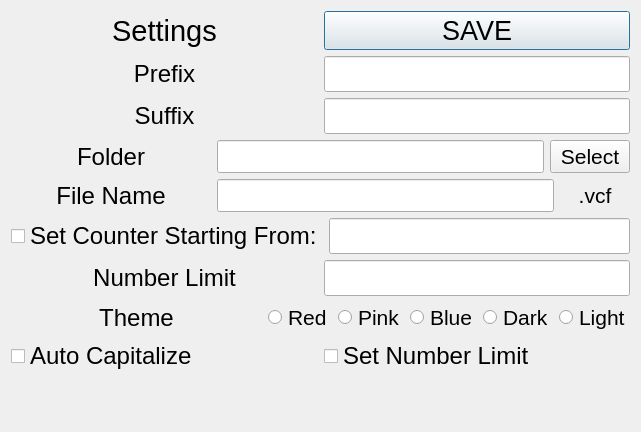
<?xml version="1.0" encoding="UTF-8"?>
<ui version="4.0">
 <class>settings</class>
 <widget class="QDialog" name="settings">
  <property name="geometry">
   <rect>
    <x>0</x>
    <y>0</y>
    <width>641</width>
    <height>432</height>
   </rect>
  </property>
  <property name="sizePolicy">
   <sizepolicy hsizetype="Preferred" vsizetype="Preferred">
    <horstretch>0</horstretch>
    <verstretch>0</verstretch>
   </sizepolicy>
  </property>
  <property name="minimumSize">
   <size>
    <width>500</width>
    <height>0</height>
   </size>
  </property>
  <property name="maximumSize">
   <size>
    <width>100000</width>
    <height>432</height>
   </size>
  </property>
  <property name="windowTitle">
   <string>Settings</string>
  </property>
  <layout class="QFormLayout" name="formLayout">
   <item row="1" column="0" colspan="2">
    <layout class="QHBoxLayout" name="horizontalLayout">
     <item>
      <widget class="QLabel" name="prefixLabel">
       <property name="font">
        <font>
         <pointsize>18</pointsize>
        </font>
       </property>
       <property name="text">
        <string>Prefix</string>
       </property>
       <property name="alignment">
        <set>Qt::AlignCenter</set>
       </property>
      </widget>
     </item>
     <item>
      <widget class="QLineEdit" name="prefixEntry">
       <property name="sizePolicy">
        <sizepolicy hsizetype="Preferred" vsizetype="Fixed">
         <horstretch>0</horstretch>
         <verstretch>0</verstretch>
        </sizepolicy>
       </property>
       <property name="font">
        <font>
         <pointsize>18</pointsize>
        </font>
       </property>
       <property name="text">
        <string/>
       </property>
       <property name="alignment">
        <set>Qt::AlignCenter</set>
       </property>
      </widget>
     </item>
    </layout>
   </item>
   <item row="2" column="0" colspan="2">
    <layout class="QHBoxLayout" name="horizontalLayout_2">
     <item>
      <widget class="QLabel" name="suffixLabel">
       <property name="sizePolicy">
        <sizepolicy hsizetype="Preferred" vsizetype="Preferred">
         <horstretch>0</horstretch>
         <verstretch>0</verstretch>
        </sizepolicy>
       </property>
       <property name="font">
        <font>
         <pointsize>18</pointsize>
        </font>
       </property>
       <property name="text">
        <string>Suffix</string>
       </property>
       <property name="alignment">
        <set>Qt::AlignCenter</set>
       </property>
      </widget>
     </item>
     <item>
      <widget class="QLineEdit" name="suffixEntry">
       <property name="sizePolicy">
        <sizepolicy hsizetype="Preferred" vsizetype="Fixed">
         <horstretch>0</horstretch>
         <verstretch>0</verstretch>
        </sizepolicy>
       </property>
       <property name="font">
        <font>
         <pointsize>18</pointsize>
        </font>
       </property>
       <property name="alignment">
        <set>Qt::AlignCenter</set>
       </property>
      </widget>
     </item>
    </layout>
   </item>
   <item row="6" column="0" colspan="2">
    <layout class="QHBoxLayout" name="horizontalLayout_3">
     <item>
      <widget class="QLabel" name="numberLockEntryLabel">
       <property name="font">
        <font>
         <pointsize>18</pointsize>
        </font>
       </property>
       <property name="text">
        <string>Number Limit</string>
       </property>
       <property name="alignment">
        <set>Qt::AlignCenter</set>
       </property>
      </widget>
     </item>
     <item>
      <widget class="QLineEdit" name="numberLockEntry">
       <property name="sizePolicy">
        <sizepolicy hsizetype="Preferred" vsizetype="Fixed">
         <horstretch>0</horstretch>
         <verstretch>0</verstretch>
        </sizepolicy>
       </property>
       <property name="font">
        <font>
         <pointsize>18</pointsize>
        </font>
       </property>
       <property name="alignment">
        <set>Qt::AlignCenter</set>
       </property>
      </widget>
     </item>
    </layout>
   </item>
   <item row="8" column="0" colspan="2">
    <layout class="QHBoxLayout" name="horizontalLayout_4">
     <item>
      <widget class="QCheckBox" name="capitalizeCheckBox">
       <property name="enabled">
        <bool>true</bool>
       </property>
       <property name="sizeIncrement">
        <size>
         <width>0</width>
         <height>0</height>
        </size>
       </property>
       <property name="font">
        <font>
         <pointsize>18</pointsize>
        </font>
       </property>
       <property name="cursor">
        <cursorShape>PointingHandCursor</cursorShape>
       </property>
       <property name="text">
        <string>Auto Capitalize</string>
       </property>
      </widget>
     </item>
     <item>
      <widget class="QCheckBox" name="numberLimitCheckBox">
       <property name="font">
        <font>
         <pointsize>18</pointsize>
        </font>
       </property>
       <property name="cursor">
        <cursorShape>PointingHandCursor</cursorShape>
       </property>
       <property name="text">
        <string>Set Number Limit</string>
       </property>
      </widget>
     </item>
    </layout>
   </item>
   <item row="7" column="0" colspan="2">
    <layout class="QHBoxLayout" name="horizontalLayout_5">
     <item>
      <widget class="QLabel" name="themeLabel">
       <property name="minimumSize">
        <size>
         <width>100</width>
         <height>0</height>
        </size>
       </property>
       <property name="font">
        <font>
         <pointsize>18</pointsize>
        </font>
       </property>
       <property name="text">
        <string>Theme</string>
       </property>
       <property name="alignment">
        <set>Qt::AlignCenter</set>
       </property>
      </widget>
     </item>
     <item>
      <widget class="QRadioButton" name="redThemeRadioButton">
       <property name="sizePolicy">
        <sizepolicy hsizetype="Maximum" vsizetype="Maximum">
         <horstretch>0</horstretch>
         <verstretch>0</verstretch>
        </sizepolicy>
       </property>
       <property name="font">
        <font>
         <pointsize>16</pointsize>
        </font>
       </property>
       <property name="cursor">
        <cursorShape>PointingHandCursor</cursorShape>
       </property>
       <property name="text">
        <string>Red</string>
       </property>
      </widget>
     </item>
     <item>
      <widget class="QRadioButton" name="pinkThemeRadioButton">
       <property name="sizePolicy">
        <sizepolicy hsizetype="Maximum" vsizetype="Maximum">
         <horstretch>0</horstretch>
         <verstretch>0</verstretch>
        </sizepolicy>
       </property>
       <property name="font">
        <font>
         <pointsize>16</pointsize>
        </font>
       </property>
       <property name="cursor">
        <cursorShape>PointingHandCursor</cursorShape>
       </property>
       <property name="text">
        <string>Pink</string>
       </property>
      </widget>
     </item>
     <item>
      <widget class="QRadioButton" name="blueThemeRadioButton">
       <property name="sizePolicy">
        <sizepolicy hsizetype="Maximum" vsizetype="Maximum">
         <horstretch>0</horstretch>
         <verstretch>0</verstretch>
        </sizepolicy>
       </property>
       <property name="font">
        <font>
         <pointsize>16</pointsize>
        </font>
       </property>
       <property name="cursor">
        <cursorShape>PointingHandCursor</cursorShape>
       </property>
       <property name="text">
        <string>Blue</string>
       </property>
      </widget>
     </item>
     <item>
      <widget class="QRadioButton" name="darkThemeRadioButton">
       <property name="sizePolicy">
        <sizepolicy hsizetype="Maximum" vsizetype="Maximum">
         <horstretch>0</horstretch>
         <verstretch>0</verstretch>
        </sizepolicy>
       </property>
       <property name="font">
        <font>
         <pointsize>16</pointsize>
        </font>
       </property>
       <property name="cursor">
        <cursorShape>PointingHandCursor</cursorShape>
       </property>
       <property name="text">
        <string>Dark</string>
       </property>
      </widget>
     </item>
     <item>
      <widget class="QRadioButton" name="lightThemeRadioButton">
       <property name="sizePolicy">
        <sizepolicy hsizetype="Fixed" vsizetype="Fixed">
         <horstretch>0</horstretch>
         <verstretch>0</verstretch>
        </sizepolicy>
       </property>
       <property name="font">
        <font>
         <pointsize>16</pointsize>
        </font>
       </property>
       <property name="cursor">
        <cursorShape>PointingHandCursor</cursorShape>
       </property>
       <property name="text">
        <string>Light</string>
       </property>
      </widget>
     </item>
    </layout>
   </item>
   <item row="4" column="0" colspan="2">
    <layout class="QHBoxLayout" name="horizontalLayout_6">
     <item>
      <widget class="QLabel" name="fileNameLabel">
       <property name="minimumSize">
        <size>
         <width>200</width>
         <height>0</height>
        </size>
       </property>
       <property name="font">
        <font>
         <pointsize>18</pointsize>
        </font>
       </property>
       <property name="text">
        <string>File Name</string>
       </property>
       <property name="alignment">
        <set>Qt::AlignCenter</set>
       </property>
      </widget>
     </item>
     <item>
      <widget class="QLineEdit" name="fileNameEntry">
       <property name="font">
        <font>
         <pointsize>16</pointsize>
        </font>
       </property>
       <property name="focusPolicy">
        <enum>Qt::ClickFocus</enum>
       </property>
       <property name="alignment">
        <set>Qt::AlignCenter</set>
       </property>
      </widget>
     </item>
     <item>
      <widget class="QLabel" name="vcfLabel">
       <property name="sizePolicy">
        <sizepolicy hsizetype="Preferred" vsizetype="Preferred">
         <horstretch>0</horstretch>
         <verstretch>0</verstretch>
        </sizepolicy>
       </property>
       <property name="minimumSize">
        <size>
         <width>70</width>
         <height>0</height>
        </size>
       </property>
       <property name="font">
        <font>
         <pointsize>16</pointsize>
        </font>
       </property>
       <property name="text">
        <string>.vcf</string>
       </property>
       <property name="alignment">
        <set>Qt::AlignCenter</set>
       </property>
      </widget>
     </item>
    </layout>
   </item>
   <item row="0" column="0" colspan="2">
    <layout class="QHBoxLayout" name="horizontalLayout_7">
     <item>
      <widget class="QLabel" name="settingsLabel">
       <property name="font">
        <font>
         <pointsize>22</pointsize>
        </font>
       </property>
       <property name="text">
        <string>Settings</string>
       </property>
       <property name="alignment">
        <set>Qt::AlignCenter</set>
       </property>
      </widget>
     </item>
     <item>
      <widget class="QPushButton" name="saveButton">
       <property name="font">
        <font>
         <pointsize>20</pointsize>
        </font>
       </property>
       <property name="cursor">
        <cursorShape>PointingHandCursor</cursorShape>
       </property>
       <property name="text">
        <string>SAVE</string>
       </property>
      </widget>
     </item>
    </layout>
   </item>
   <item row="5" column="0" colspan="2">
    <layout class="QHBoxLayout" name="horizontalLayout_8">
     <item>
      <widget class="QCheckBox" name="counterCheckBox">
       <property name="font">
        <font>
         <pointsize>18</pointsize>
        </font>
       </property>
       <property name="text">
        <string>Set Counter Starting From:</string>
       </property>
      </widget>
     </item>
     <item>
      <widget class="QLineEdit" name="counterEntry">
       <property name="font">
        <font>
         <pointsize>18</pointsize>
        </font>
       </property>
       <property name="alignment">
        <set>Qt::AlignCenter</set>
       </property>
      </widget>
     </item>
    </layout>
   </item>
   <item row="3" column="0" colspan="2">
    <layout class="QHBoxLayout" name="horizontalLayout_9">
     <item>
      <widget class="QLabel" name="folderLabel">
       <property name="minimumSize">
        <size>
         <width>200</width>
         <height>0</height>
        </size>
       </property>
       <property name="font">
        <font>
         <pointsize>18</pointsize>
        </font>
       </property>
       <property name="text">
        <string>Folder</string>
       </property>
       <property name="alignment">
        <set>Qt::AlignCenter</set>
       </property>
      </widget>
     </item>
     <item>
      <widget class="QLineEdit" name="folderEntry">
       <property name="font">
        <font>
         <pointsize>16</pointsize>
        </font>
       </property>
       <property name="focusPolicy">
        <enum>Qt::NoFocus</enum>
       </property>
       <property name="alignment">
        <set>Qt::AlignCenter</set>
       </property>
       <property name="readOnly">
        <bool>true</bool>
       </property>
      </widget>
     </item>
     <item>
      <widget class="QPushButton" name="vcfFilePickButton">
       <property name="sizePolicy">
        <sizepolicy hsizetype="Fixed" vsizetype="Fixed">
         <horstretch>0</horstretch>
         <verstretch>0</verstretch>
        </sizepolicy>
       </property>
       <property name="maximumSize">
        <size>
         <width>120</width>
         <height>16777215</height>
        </size>
       </property>
       <property name="font">
        <font>
         <pointsize>16</pointsize>
        </font>
       </property>
       <property name="cursor">
        <cursorShape>PointingHandCursor</cursorShape>
       </property>
       <property name="focusPolicy">
        <enum>Qt::ClickFocus</enum>
       </property>
       <property name="text">
        <string>Select</string>
       </property>
      </widget>
     </item>
    </layout>
   </item>
  </layout>
 </widget>
 <resources/>
 <connections/>
</ui>
